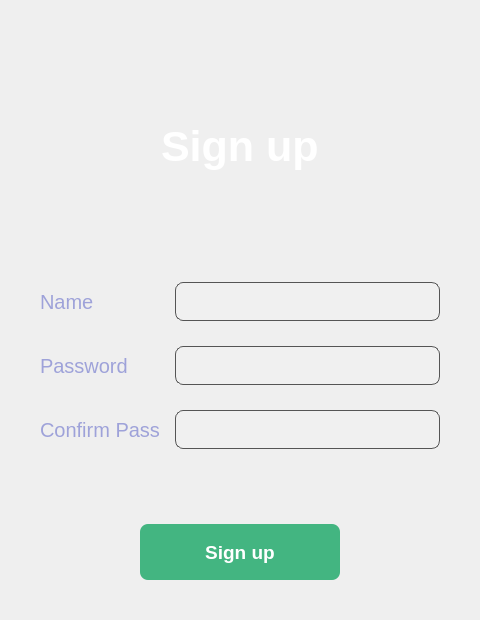
<?xml version="1.0" encoding="UTF-8"?>
<ui version="4.0">
 <class>Dialog</class>
 <widget class="QDialog" name="Dialog">
  <property name="geometry">
   <rect>
    <x>0</x>
    <y>0</y>
    <width>480</width>
    <height>620</height>
   </rect>
  </property>
  <property name="windowTitle">
   <string>Dialog</string>
  </property>

  <!-- 🎨 Same Gradient & Style as Login -->
  <property name="styleSheet">
   <string notr="true">
     QDialog {
       background: qlineargradient(
         spread:pad,
         x1:0, y1:0,
         x2:0, y2:1,
         stop:0 #3a3a3a,
         stop:1 #0e0e0e
       );
     }

     QLabel {
       color: #ffffff;
       font-size: 15pt;
     }

     QLineEdit {
       background-color: rgba(255,255,255,0.08);
       color: #f5f5f5;
       font-size: 14pt;
       border: 1px solid #555;
       border-radius: 8px;
       padding: 6px 10px;
     }
     QLineEdit:focus {
       border: 1px solid #43b581;
       background-color: rgba(255,255,255,0.12);
     }

     QPushButton {
       background-color: #5865f2;
       color: #ffffff;
       font-size: 14pt;
       font-weight: bold;
       border: none;
       border-radius: 8px;
       padding: 10px;
       min-height: 36px;
     }
     QPushButton:hover {
       background-color: #4752c4;
     }

     QPushButton#signupbutton {
       background-color: #43b581;
       font-weight: bold;
     }
     QPushButton#signupbutton:hover {
       background-color: #3aa374;
     }

     QLabel#label_2,
     QLabel#label_3,
     QLabel#label_4 {
       color:rgb(158, 162, 217);;
     }
   </string>
  </property>

  <layout class="QVBoxLayout" name="mainLayout">
   <property name="spacing"><number>30</number></property>
   <property name="margin"><number>40</number></property>

   <!-- Title -->
   <item alignment="Qt::AlignHCenter">
    <widget class="QLabel" name="label">
     <property name="styleSheet">
      <string notr="true">font-size:32pt; font-weight:bold; color:#ffffff;</string>
     </property>
     <property name="text">
      <string>Sign up</string>
     </property>
    </widget>
   </item>

   <!-- Form Fields -->
   <item>
    <layout class="QFormLayout" name="formLayout">
     <property name="horizontalSpacing"><number>15</number></property>
     <property name="verticalSpacing"><number>25</number></property>

     <!-- Name -->
     <item row="0" column="0">
      <widget class="QLabel" name="label_2">
       <property name="text"><string>Name</string></property>
      </widget>
     </item>
     <item row="0" column="1">
      <widget class="QLineEdit" name="name"/>
     </item>

     <!-- Password -->
     <item row="1" column="0">
      <widget class="QLabel" name="label_3">
       <property name="text"><string>Password</string></property>
      </widget>
     </item>
     <item row="1" column="1">
      <widget class="QLineEdit" name="password">
       <property name="echoMode"><enum>QLineEdit::Password</enum></property>
      </widget>
     </item>

     <!-- Confirm Password -->
     <item row="2" column="0">
      <widget class="QLabel" name="label_4">
       <property name="text"><string>Confirm Pass</string></property>
      </widget>
     </item>
     <item row="2" column="1">
      <widget class="QLineEdit" name="confirmpass">
       <property name="echoMode"><enum>QLineEdit::Password</enum></property>
      </widget>
     </item>
    </layout>
   </item>

   <!-- Sign Up Button -->
   <item alignment="Qt::AlignHCenter">
    <widget class="QPushButton" name="signupbutton">
     <property name="minimumSize">
      <size><width>200</width><height>48</height></size>
     </property>
     <property name="text"><string>Sign up</string></property>
    </widget>
   </item>
  </layout>
 </widget>
 <resources/>
 <connections/>
</ui>
